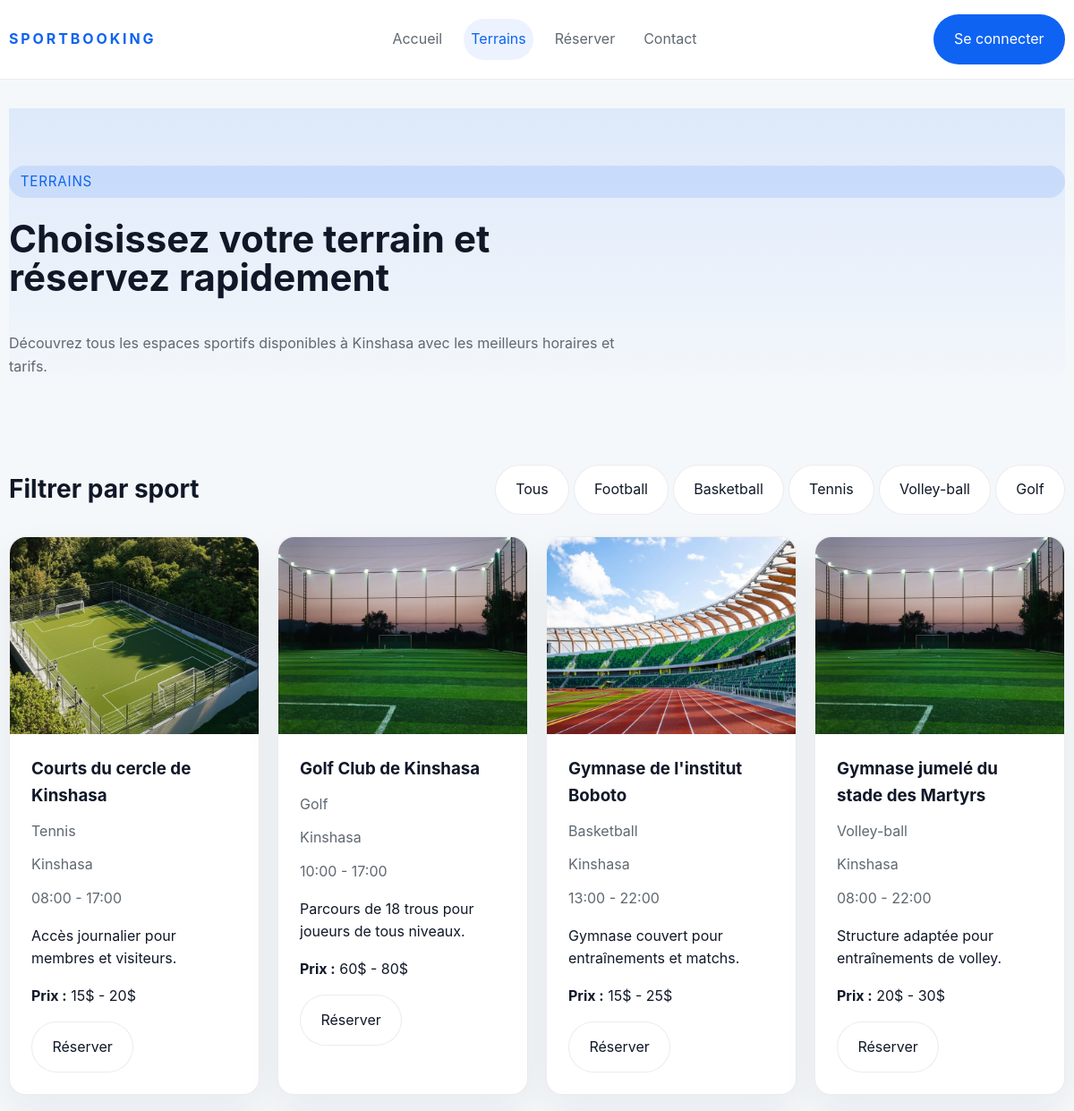
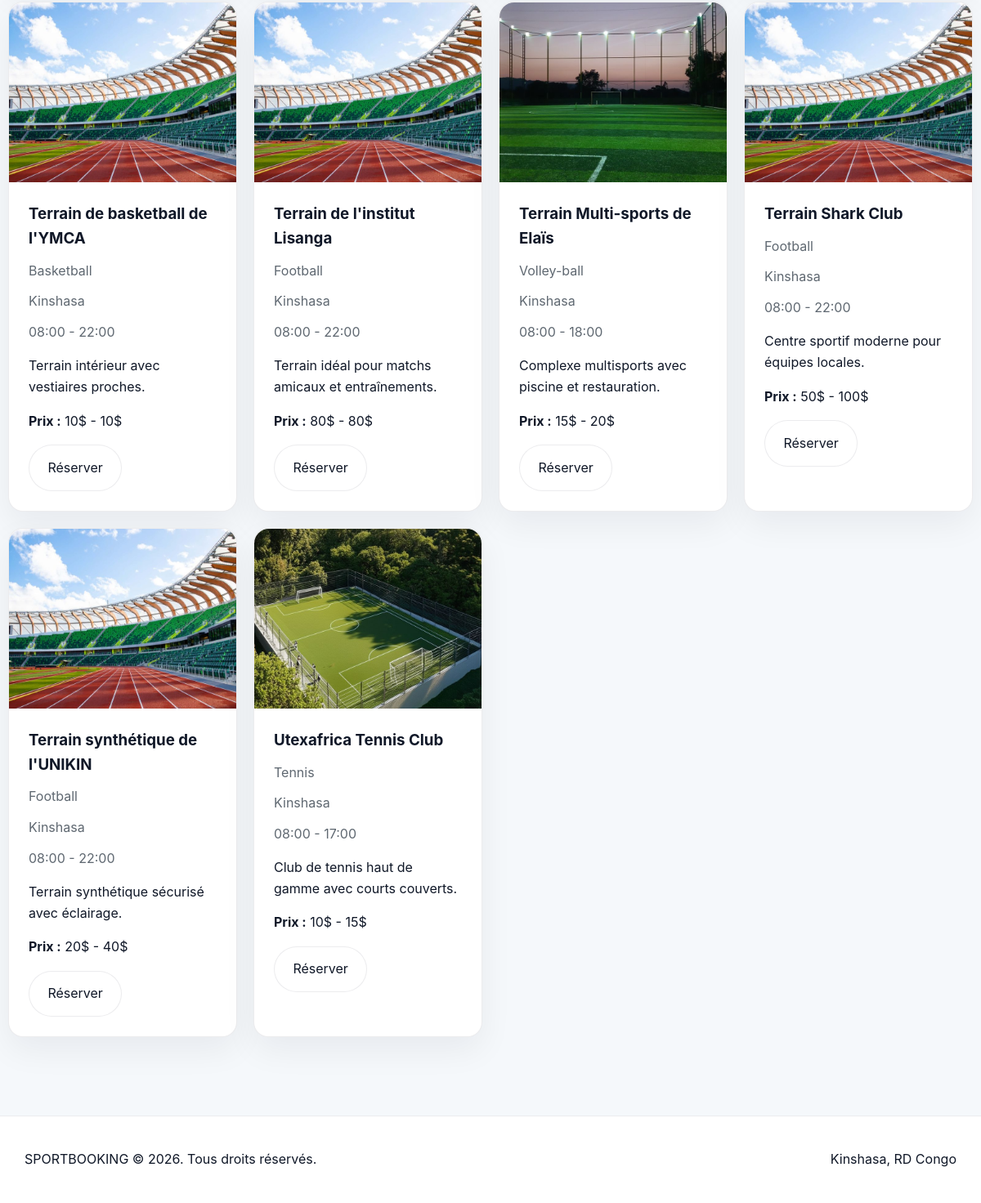
Page /terrains.php on the committed database (2 pictures, top to bottom).
### tables this page shows
CREATE TABLE IF NOT EXISTS terrains (
    id INT AUTO_INCREMENT PRIMARY KEY,
    nom VARCHAR(150) NOT NULL,
    adresse VARCHAR(255) NOT NULL,
    ville VARCHAR(100) NOT NULL,
    sport VARCHAR(80) NOT NULL,
    prix_min DECIMAL(10,2) NOT NULL DEFAULT 0,
    prix_max DECIMAL(10,2) NOT NULL DEFAULT 0,
    horaire_ouverture TIME NOT NULL,
    horaire_fermeture TIME NOT NULL,
    description TEXT,
    image VARCHAR(255) DEFAULT NULL,
    statut ENUM('actif','inactif') NOT NULL DEFAULT 'actif'
);

### includes/functions.php (called while the page is built, shortened)
<?php
function h($value)
{
    return htmlspecialchars($value, ENT_QUOTES | ENT_SUBSTITUTE, 'UTF-8');
}

### terrains.php (the view)
<?php
require_once 'config/connexion.php';
require_once 'includes/header.php';
$sport = filter_input(INPUT_GET, 'sport', FILTER_SANITIZE_STRING);
if ($sport) {
    $stmt = $pdo->prepare('SELECT * FROM terrains WHERE statut = :statut AND sport = :sport ORDER BY nom');
    $stmt->execute(['statut' => 'actif', 'sport' => $sport]);
} else {
    $stmt = $pdo->query('SELECT * FROM terrains WHERE statut = "actif" ORDER BY nom');
}
$terrains = $stmt->fetchAll();
?>
<section class="hero container">
    <div class="hero-inner">
        <span class="eyebrow">Terrains</span>
        <h1>Choisissez votre terrain et réservez rapidement</h1>
        <p>Découvrez tous les espaces sportifs disponibles à Kinshasa avec les meilleurs horaires et tarifs.</p>
    </div>
</section>
<section class="section-overview container">
    <div class="section-heading">
        <h2>Filtrer par sport</h2>
        <div>
            <a class="btn btn-outline" href="terrains.php">Tous</a>
            <a class="btn btn-outline" href="terrains.php?sport=Football">Football</a>
            <a class="btn btn-outline" href="terrains.php?sport=Basketball">Basketball</a>
            <a class="btn btn-outline" href="terrains.php?sport=Tennis">Tennis</a>
            <a class="btn btn-outline" href="terrains.php?sport=Volley-ball">Volley-ball</a>
            <a class="btn btn-outline" href="terrains.php?sport=Golf">Golf</a>
        </div>
    </div>
    <?php if (empty($terrains)): ?>
        <p>Aucun terrain trouvé pour ce filtre.</p>
    <?php else: ?>
        <div class="card-grid">
            <?php foreach ($terrains as $terrain): ?>
                <article class="terrain-card">
                    <img src="<?= h($terrain['image'] ?: 'assets/images/B.jpeg') ?>" alt="<?= h($terrain['nom']) ?>">
                    <div class="terrain-card-body">
                        <h3><?= h($terrain['nom']) ?></h3>
                        <div class="terrain-meta">
                            <span><?= h($terrain['sport']) ?></span>
                            <span><?= h($terrain['ville']) ?></span>
                            <span><?= date('H:i', strtotime($terrain['horaire_ouverture'])) ?> - <?= date('H:i', strtotime($terrain['horaire_fermeture'])) ?></span>
                        </div>
                        <p><?= h($terrain['description']) ?></p>
                        <p><strong>Prix :</strong> <?= number_format($terrain['prix_min'], 0, ',', ' ') ?>$ - <?= number_format($terrain['prix_max'], 0, ',', ' ') ?>$</p>
                        <a href="reservation.php?terrain=<?= h($terrain['id']) ?>" class="btn btn-secondary">Réserver</a>
                    </div>
                </article>
            <?php endforeach; ?>
        </div>
    <?php endif; ?>
</section>
<?php require_once 'includes/footer.php'; ?>

### includes/header.php (shortened to what this page needs)
<?php
require_once __DIR__ . '/functions.php';
$currentRoute = basename($_SERVER['PHP_SELF']);
function navActive($page)
{
    global $currentRoute;
    return $currentRoute === $page ? 'active' : '';
}
$userLoggedIn = !empty($_SESSION['user_id']);
$userName = $_SESSION['user_nom'] ?? '';
?>
<!DOCTYPE html>
<html lang="fr">
<head>
    <link rel="stylesheet" href="assets/css/style.css">
</head>
<body>
<header class="site-header">
    <div class="container header-inner">
        <a class="brand" href="index.php">SPORTBOOKING</a>
        <nav class="site-nav">
            <a href="index.php" class="<?= navActive('index.php') ?>">Accueil</a>
            <a href="terrains.php" class="<?= navActive('terrains.php') ?>">Terrains</a>
            <a href="reservation.php" class="<?= navActive('reservation.php') ?>">Réserver</a>
            <a href="contact.php" class="<?= navActive('contact.php') ?>">Contact</a>
        </nav>
        <div class="header-actions">
            <?php if ($userLoggedIn): ?>
                <span class="user-badge">Bonjour, <?= h($userName) ?></span>
                <a class="btn btn-secondary" href="mes-reservations.php">Mes réservations</a>
                <a class="btn btn-outline" href="backend/traitement_deconnexion.php">Déconnexion</a>
            <?php else: ?>
                <a class="btn btn-primary" href="connexion.php">Se connecter</a>
            <?php endif; ?>
        </div>
    </div>
</header>
<main class="site-content">

### includes/footer.php
    </main>
    <footer class="site-footer">
        <div class="container footer-inner">
            <p>SPORTBOOKING &copy; <?= date('Y') ?>. Tous droits réservés.</p>
            <p>Kinshasa, RD Congo</p>
        </div>
    </footer>
</body>
</html>

### assets/css/style.css (style rules this page uses)
:root { --bg: #f5f8fb; --surface: #ffffff; --surface-alt: #edf3fa; --text: #101828; --muted: #5f6871; --primary: #0e63f2; --primary-dark: #0c54cc; --success: #16a34a; --danger: #dc2626; --border: rgba(15, 23, 42, 0.08); --radius: 18px; --max-width: 1180px; }
* { box-sizing: border-box; }
html { scroll-behavior: smooth; }
body { margin: 0; font-family: Inter, system-ui, -apple-system, BlinkMacSystemFont, 'Segoe UI', sans-serif; background: var(--bg); color: var(--text); line-height: 1.6; }
a { color: inherit; text-decoration: none; }
img { max-width: 100%; display: block; }
.container { width: min(100%, var(--max-width)); margin: 0 auto; padding: 0 1.25rem; }
.site-header { background: #ffffff; border-bottom: 1px solid var(--border); position: sticky; top: 0; z-index: 20; }
.header-inner { display: flex; align-items: center; justify-content: space-between; gap: 1rem; padding: 1rem 0; }
.brand { font-weight: 700; letter-spacing: 0.18em; color: var(--primary); }
.site-nav { display: flex; gap: 1rem; flex-wrap: wrap; }
.site-nav a { color: var(--muted); padding: 0.65rem 0.5rem; border-radius: 999px; transition: color 0.2s ease, background 0.2s ease; }
.site-nav a:hover, .site-nav a.active { color: var(--primary); background: rgba(14, 99, 242, 0.08); }
.header-actions { display: flex; gap: 0.75rem; align-items: center; }
.btn { display: inline-flex; align-items: center; justify-content: center; gap: 0.5rem; padding: 0.9rem 1.4rem; border-radius: 999px; border: 1px solid transparent; cursor: pointer; transition: all 0.2s ease; }
.btn-primary { background: var(--primary); color: #ffffff; }
.btn-secondary, .btn-outline { background: var(--surface); color: var(--text); border-color: var(--border); }
.site-content { padding: 2rem 0 4rem; }
.hero { padding: 4rem 0 3rem; background: linear-gradient(180deg, rgba(14, 99, 242, 0.1), transparent 90%); }
.hero-inner, .hero-content { display: grid; gap: 1.5rem; }
.hero h1 { margin: 0; font-size: clamp(2.5rem, 3.5vw, 4rem); line-height: 1.03; max-width: 720px; }
.eyebrow { display: inline-block; padding: 0.35rem 0.8rem; border-radius: 999px; background: rgba(14, 99, 242, 0.12); color: var(--primary); font-size: 0.95rem; letter-spacing: 0.05em; text-transform: uppercase; }
.hero p, .section-description { max-width: 680px; color: var(--muted); }
.section-overview { padding: 2rem 0; }
.card-grid { display: grid; gap: 1.25rem; grid-template-columns: repeat(auto-fit, minmax(260px, 1fr)); }
.terrain-card, .form-card, .message-card { border: 1px solid var(--border); border-radius: var(--radius); background: var(--surface); box-shadow: 0 16px 40px rgba(15, 23, 42, 0.06); }
.terrain-card img { border-top-left-radius: var(--radius); border-top-right-radius: var(--radius); object-fit: cover; height: 220px; width: 100%; }
.terrain-card-body, .message-card-body, .form-card-body { padding: 1.5rem; }
.terrain-card h3, .message-card h3 { margin-top: 0; margin-bottom: 0.75rem; }
.terrain-meta { display: grid; gap: 0.75rem; color: var(--muted); margin-bottom: 1rem; }
.terrain-meta span { display: inline-flex; gap: 0.5rem; }
.section-heading { display: flex; align-items: center; justify-content: space-between; gap: 1rem; margin-bottom: 1.5rem; }
.section-heading h2 { margin: 0; font-size: 1.75rem; }
.site-footer { border-top: 1px solid var(--border); background: var(--surface); padding: 1.5rem 0; }
.footer-inner { display: flex; align-items: center; justify-content: space-between; gap: 1rem; }

### rows in the picture
terrains: image (picture), nom "Courts du cercle de Kinshasa", sport "Tennis", ville "Kinshasa", horaire_ouverture "08:00", horaire_fermeture "17:00", description "Accès journalier pour membres et visiteurs.", prix_min "15", prix_max "20"
terrains: image (picture), nom "Golf Club de Kinshasa", sport "Golf", ville "Kinshasa", horaire_ouverture "10:00", horaire_fermeture "17:00", description "Parcours de 18 trous pour joueurs de tous niveaux.", prix_min "60", prix_max "80"
terrains: image (picture), nom "Gymnase de l'institut Boboto", sport "Basketball", ville "Kinshasa", horaire_ouverture "13:00", horaire_fermeture "22:00", description "Gymnase couvert pour entraînements et matchs.", prix_min "15", prix_max "25"
terrains: image (picture), nom "Gymnase jumelé du stade des Martyrs", sport "Volley-ball", ville "Kinshasa", horaire_ouverture "08:00", horaire_fermeture "22:00", description "Structure adaptée pour entraînements de volley.", prix_min "20", prix_max "30"
terrains: image (picture), nom "Terrain de basketball de l'YMCA", sport "Basketball", ville "Kinshasa", horaire_ouverture "08:00", horaire_fermeture "22:00", description "Terrain intérieur avec vestiaires proches.", prix_min "10", prix_max "10"
terrains: image (picture), nom "Terrain de l'institut Lisanga", sport "Football", ville "Kinshasa", horaire_ouverture "08:00", horaire_fermeture "22:00", description "Terrain idéal pour matchs amicaux et entraînements.", prix_min "80", prix_max "80"
terrains: image (picture), nom "Terrain Multi-sports de Elaïs", sport "Volley-ball", ville "Kinshasa", horaire_ouverture "08:00", horaire_fermeture "18:00", description "Complexe multisports avec piscine et restauration.", prix_min "15", prix_max "20"
terrains: image (picture), nom "Terrain Shark Club", sport "Football", ville "Kinshasa", horaire_ouverture "08:00", horaire_fermeture "22:00", description "Centre sportif moderne pour équipes locales.", prix_min "50", prix_max "100"
terrains: image (picture), nom "Terrain synthétique de l'UNIKIN", sport "Football", ville "Kinshasa", horaire_ouverture "08:00", horaire_fermeture "22:00", description "Terrain synthétique sécurisé avec éclairage.", prix_min "20", prix_max "40"
terrains: image (picture), nom "Utexafrica Tennis Club", sport "Tennis", ville "Kinshasa", horaire_ouverture "08:00", horaire_fermeture "17:00", description "Club de tennis haut de gamme avec courts couverts.", prix_min "10", prix_max "15"
